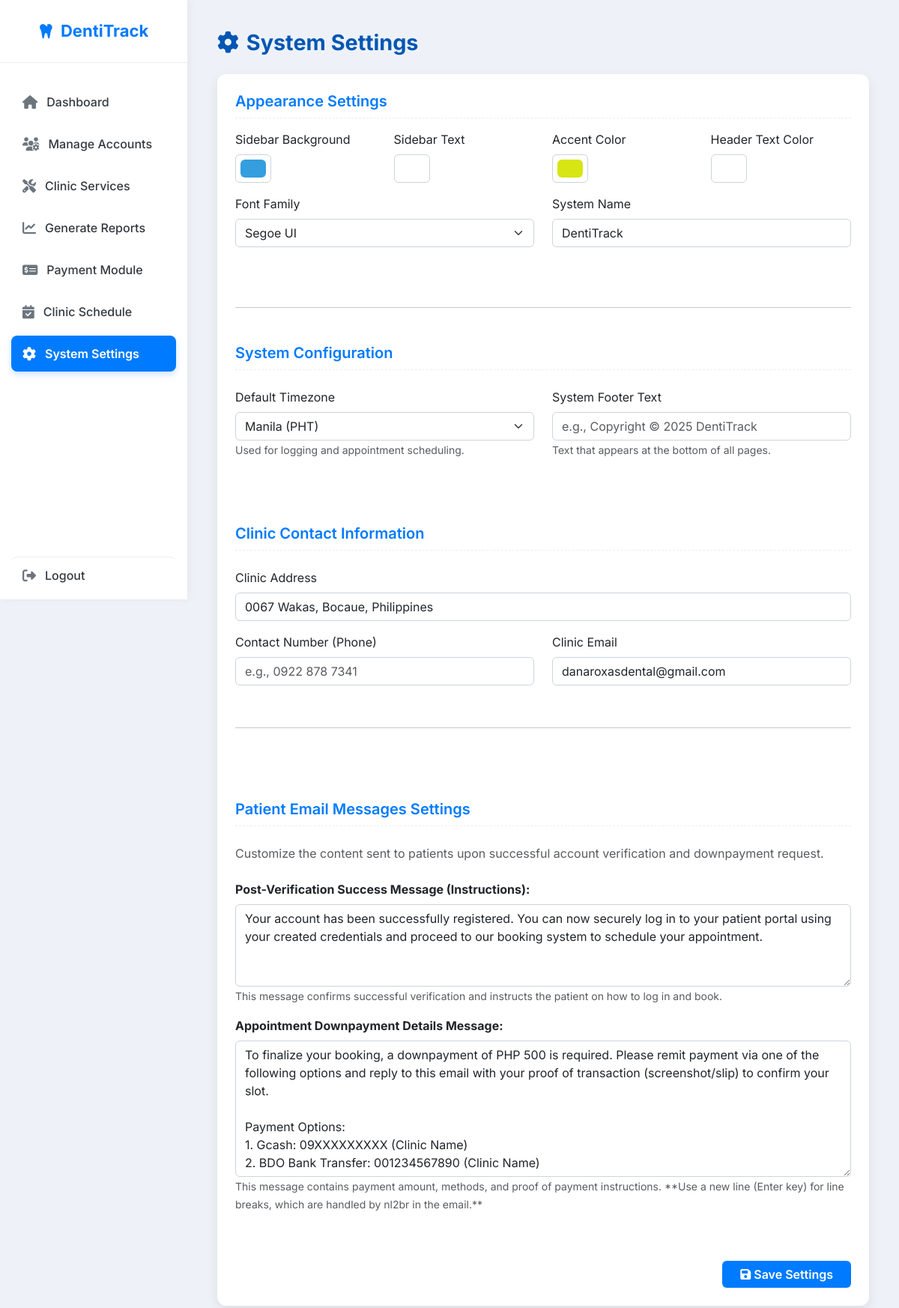
The app's page /admin/System_Settings/admin_settings.php (signed in) with its own data.
### tables this page shows
CREATE TABLE `system_settings` (
  `setting_key` varchar(100) NOT NULL,
  `setting_value` text NOT NULL
);

### config/settings_loader.php (called while the page is built)
<?php
function getSetting($key, $default = '') {
    global $conn;
    $stmt = $conn->prepare("SELECT setting_value FROM system_settings WHERE setting_key = ?");
    $stmt->bind_param("s", $key);
    $stmt->execute();
    $result = $stmt->get_result();
    if ($row = $result->fetch_assoc()) {
        return $row['setting_value'];
    }
    return $default;
}
?>

### admin/System_Settings/admin_settings.php (the view, shortened to what this page needs)
<?php
include '../../config/db.php';
include '../../config/settings_loader.php';
$current_verification_msg = getSetting('email_verification_success_message');
$current_payment_details = getSetting('email_payment_details');
if (!$current_verification_msg) {
    $current_verification_msg = "Your account has been successfully registered. You can now securely log in to your patient portal using your created credentials and proceed to our booking system to schedule your appointment.";
}
if (!$current_payment_details) {
    $current_payment_details = "To finalize your booking, a downpayment of PHP 500 is required. Please remit payment via one of the following options and reply to this email with your proof of transaction (screenshot/slip) to confirm your slot.\n\nPayment Options:\n1. Gcash: 09XXXXXXXXX (Clinic Name)\n2. BDO Bank Transfer: 001234567890 (Clinic Name)";
}
$timezones = [
    'America/New_York' => 'Eastern Time (US)',
    'America/Chicago' => 'Central Time (US)',
    'America/Denver' => 'Mountain Time (US)',
    'America/Los_Angeles' => 'Pacific Time (US)',
    'Europe/London' => 'London (GMT/BST)',
    'Asia/Kolkata' => 'Kolkata (IST)',
    'Asia/Manila' => 'Manila (PHT)',
    'Asia/Shanghai' => 'Shanghai (CST)',
    'Australia/Sydney' => 'Sydney (AEST/AEDT)',
];
?>
<!DOCTYPE html>
<html lang="en">
<head>
<link rel="stylesheet" href="https://cdnjs.cloudflare.com/ajax/libs/font-awesome/6.4.0/css/all.min.css">
<link rel="stylesheet" href="https://cdn.jsdelivr.net/npm/bootstrap@5.3.0/dist/css/bootstrap.min.css">
</head>
<body>
<nav class="sidebar" id="sidebar">
    <div class="sidebar-header">
        <i class="fas fa-tooth"></i> <?= htmlspecialchars(getSetting('system_name','DentiTrack')) ?>
    </div>
    <div class="sidebar-nav">
        <a href="../Dashboard/admin_dashboard.php" ><i class="fas fa-home"></i> Dashboard</a>
        <a href="../Manage_accounts/Manage_accounts.php"><i class="fas fa-users-cog"></i> Manage Accounts</a>
        <a href="../Clinic_Services/clinic_services_admin.php"><i class="fas fa-tools"></i> Clinic Services</a>
        <a href="../Generate_Reports/generate_reports.php"><i class="fas fa-chart-line"></i> Generate Reports</a>
        <a href="../Payment_Module/payment_module.php"><i class="fas fa-money-check-dollar"></i> Payment Module</a>
        <a href="../Clinic_Scedule/clinic_schedule_admin.php"><i class="fas fa-calendar-check"></i> Clinic Schedule</a>
        <a href="../System_Settings/admin_settings.php" class="active"><i class="fas fa-gear"></i> System Settings</a>
    </div>
    <a href="../logout.php" class="logout"><i class="fas fa-sign-out-alt"></i> Logout</a>
</nav>
<main class="main-content">
    <h1 class="mb-4"><i class="fas fa-gear"></i> System Settings</h1>
    <form method="POST" class="card p-4 bg-white" enctype="multipart/form-data">
        <h5 class="mb-3">Appearance Settings</h5>
        <div class="row mb-5">
            <div class="col-md-3 mb-3">
                <label class="form-label">Sidebar Background</label>
                <input type="color" name="sidebar_bg" class="form-control form-control-color" value="<?= htmlspecialchars(getSetting('sidebar_bg')) ?>">
            </div>
            <div class="col-md-3 mb-3">
                <label class="form-label">Sidebar Text</label>
                <input type="color" name="sidebar_text" class="form-control form-control-color" value="<?= htmlspecialchars(getSetting('sidebar_text')) ?>">
            </div>
            <div class="col-md-3 mb-3">
                <label class="form-label">Accent Color</label>
                <input type="color" name="accent_color" class="form-control form-control-color" value="<?= htmlspecialchars(getSetting('accent_color')) ?>">
            </div>
            <div class="col-md-3 mb-3">
                <label class="form-label">Header Text Color</label>
                <input type="color" name="header_text_color" class="form-control form-control-color" value="<?= htmlspecialchars(getSetting('header_text_color')) ?>">
            </div>
            <div class="col-md-6 mb-3">
                <label class="form-label">Font Family</label>
                <select name="font_family" class="form-select">
                    <?php
                    $fonts = ['Inter','Segoe UI','Roboto','Poppins','Open Sans','Montserrat','Lato','Arial'];
                    $current = getSetting('font_family','Inter');
                    foreach($fonts as $font){
                        $sel = ($font==$current)?'selected':'';
                        echo "<option value='$font' $sel>$font</option>";
                    }
                    ?>
                </select>
            </div>
            <div class="col-md-6 mb-3">
                <label class="form-label">System Name</label>
                <input type="text" name="system_name" class="form-control" value="<?= htmlspecialchars(getSetting('system_name')) ?>">
            </div>
        </div>
        <hr class="mb-5">
        <h5 class="mb-4">System Configuration</h5>
        <div class="row mb-4">
            <div class="col-md-6 mb-3">
                <label class="form-label">Default Timezone</label>
                <select name="default_timezone" class="form-select">
                    <?php
                    $current_timezone = getSetting('default_timezone', 'Asia/Manila');
                    foreach ($timezones as $tz_value => $tz_label) {
                        $sel = ($tz_value === $current_timezone) ? 'selected' : '';
                        echo "<option value='".htmlspecialchars($tz_value)."' $sel>".htmlspecialchars($tz_label)."</option>";
                    }
                    ?>
                </select>
                <small class="text-muted">Used for logging and appointment scheduling.</small>
            </div>
            <div class="col-md-6 mb-3">
                <label class="form-label">System Footer Text</label>
                <input type="text" name="footer_text" class="form-control" placeholder="e.g., Copyright © 2025 DentiTrack" value="<?= htmlspecialchars(getSetting('footer_text')) ?>">
                <small class="text-muted">Text that appears at the bottom of all pages.</small>
            </div>
        </div>
        <h5 class="mt-5 mb-4">Clinic Contact Information</h5>
        <div class="row mb-4">
            <div class="col-md-12 mb-3">
                <label class="form-label">Clinic Address</label>
                <input type="text" name="clinic_address" class="form-control" placeholder="e.g., 0067 Wakas, Bocaue, Philippines" value="<?= htmlspecialchars(getSetting('clinic_address')) ?>">
            </div>
            <div class="col-md-6 mb-3">
                <label class="form-label">Contact Number (Phone)</label>
                <input type="text" name="clinic_phone" class="form-control" placeholder="e.g., 0922 878 7341" value="<?= htmlspecialchars(getSetting('clinic_phone')) ?>">
            </div>
            <div class="col-md-6 mb-3">
                <label class="form-label">Clinic Email</label>
                <input type="email" name="clinic_email" class="form-control" placeholder="e.g., danaroxasdental@gmail.com" value="<?= htmlspecialchars(getSetting('clinic_email')) ?>">
            </div>
        </div>
        <hr class="mb-5">
        <h5 class="mt-5 mb-4">Patient Email Messages Settings</h5>
        <p class="text-muted mb-4">Customize the content sent to patients upon successful account verification and downpayment request.</p>
        <div class="row mb-4">
            <div class="col-md-12 mb-3">
                <label for="email_verification_success_message" class="form-label fw-bold">Post-Verification Success Message (Instructions):</label>
                <textarea class="form-control" id="email_verification_success_message" name="email_verification_success_message" rows="4" required><?= htmlspecialchars($current_verification_msg); ?></textarea>
                <small class="form-text text-muted">This message confirms successful verification and instructs the patient on how to log in and book.</small>
            </div>
            <div class="col-md-12 mb-3">
                <label for="email_payment_details" class="form-label fw-bold">Appointment Downpayment Details Message:</label>
                <textarea class="form-control" id="email_payment_details" name="email_payment_details" rows="7" required><?= htmlspecialchars($current_payment_details); ?></textarea>
                <small class="form-text text-muted">This message contains payment amount, methods, and proof of payment instructions. **Use a new line (Enter key) for line breaks, which are handled by nl2br in the email.**</small>
            </div>
        </div>
        <div class="text-end mt-4">
            <button type="submit" name="save_settings" class="btn btn-primary px-4"><i class="fas fa-save"></i> Save Settings</button>
        </div>
    </form>
</main>
</body>
</html>

### admin/System_Settings/admin_settings.php (style rules this page uses)
:root { --sidebar-width: 250px; --primary-blue: #007bff; --secondary-blue: #0056b3; --text-dark: #343a40; --text-light: #6c757d; --bg-page: #eef2f8; --widget-bg: #ffffff; --alert-red: #dc3545; --success-green: #28a745; --accent-orange: #ffc107; --radius: 12px; --mobile-header-height: 60px; }
html { scroll-behavior: smooth; }
body { margin: 0; font-family: 'Inter', sans-serif; background: var(--bg-page); color: var(--text-dark); min-height: 100vh; display: flex; overflow-x: hidden; }
.sidebar { width: var(--sidebar-width); background: var(--widget-bg); padding: 0; color: var(--text-dark); box-shadow: 2px 0 10px rgba(0,0,0,0.05); display: flex; flex-direction: column; position: fixed; height: 100vh; z-index: 1000; transition: transform 0.3s ease; }
.sidebar-header { padding: 25px; text-align: center; margin-bottom: 20px; font-size: 22px; font-weight: 700; color: var(--primary-blue); border-bottom: 1px solid #e9ecef; display: flex; justify-content: center; align-items: center; gap: 10px; }
.sidebar-nav { flex-grow: 1; padding: 0 15px; overflow-y: auto; -ms-overflow-style: none; scrollbar-width: none; }
.sidebar a { display: flex; align-items: center; gap: 12px; padding: 12px 15px; margin: 8px 0; color: var(--text-dark); text-decoration: none; font-weight: 500; border-radius: 8px; transition: background-color 0.3s ease, color 0.3s ease; }
.sidebar a.active { background-color: var(--primary-blue); color: white; font-weight: 600; box-shadow: 0 4px 8px rgba(0, 123, 255, 0.2); }
.sidebar a.active i { color: white; }
.sidebar a i { font-size: 18px; color: var(--text-light); transition: color 0.3s ease; }
.sidebar .logout { margin-top: auto; border-top: 1px solid #e9ecef; padding: 12px 15px; margin: 8px 15px; border-radius: 8px; display: flex; align-items: center; gap: 12px; color: var(--text-dark); font-weight: 500; transition: background-color 0.3s ease, color 0.3s ease; }
main.main-content { flex: 1; margin-left: var(--sidebar-width); padding: 40px; background: var(--bg-page); overflow-y: auto; }
main.main-content h1 { font-size: 1.8rem; color: var(--secondary-blue); font-weight: 700; margin-bottom: 30px; display: flex; align-items: center; gap: 10px; }
.card { border-radius: var(--radius); box-shadow: 0 6px 16px rgba(0,0,0,0.08); border: none; background-color: var(--widget-bg) !important; }
.card h5 { color: var(--primary-blue); font-weight: 600; border-bottom: 1px dashed #eee; padding-bottom: 10px; }
.form-control, .form-select, .form-control-color { border-radius: 6px !important; border: 1px solid #ced4da; transition: border-color 0.3s, box-shadow 0.3s; }
.btn-primary { background-color: var(--primary-blue); border: none; font-weight: 600; transition: background 0.3s; }

### records on screen
system_settings: setting_value "DentiTrack", system_name "DentiTrack"
system_settings: sidebar_bg "#349edf"
system_settings: sidebar_text "#ffffff"
system_settings: accent_color "#d7e515"
system_settings: header_text_color "#ffffff"
system_settings: clinic_address "0067 Wakas, Bocaue, Philippines"
system_settings: clinic_email "danaroxasdental@gmail.com"

### other values on screen
form field font_family "Segoe UI"
form field default_timezone "Manila (PHT)"
